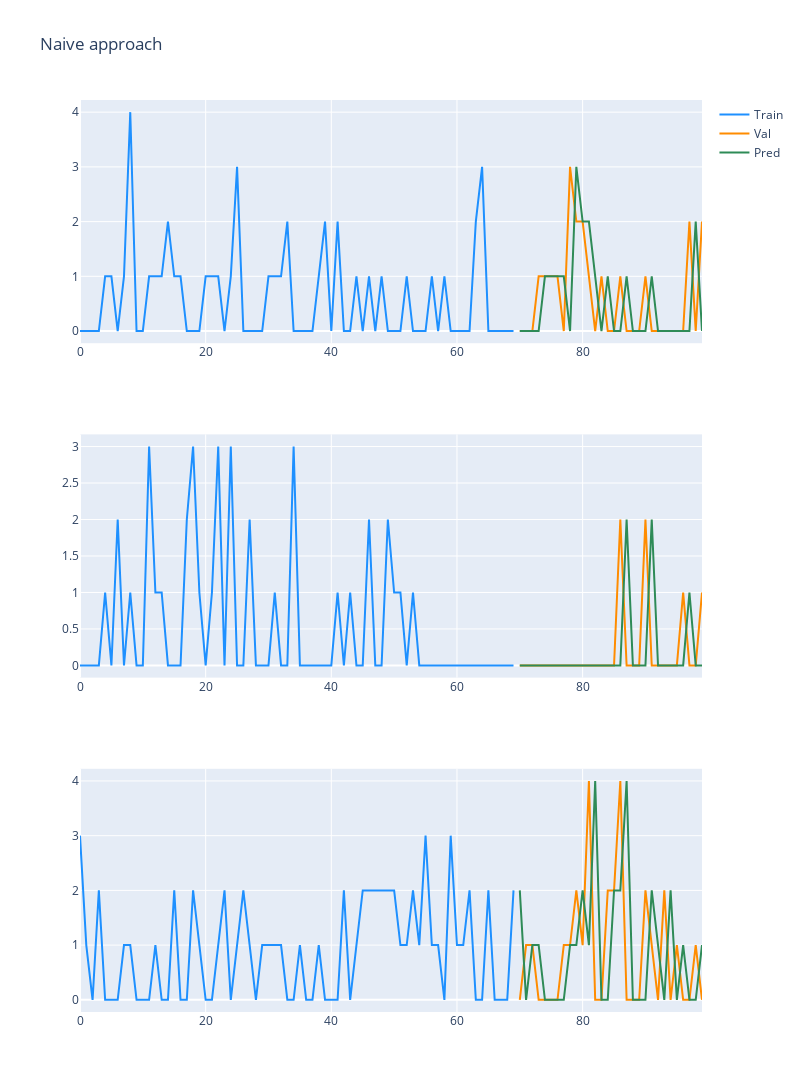

Notebook code cell kept with this figure:
### Code cell
pred_1 = predictions[0]
pred_2 = predictions[1]
pred_3 = predictions[2]

fig = make_subplots(rows=3, cols=1)

fig.add_trace(
    go.Scatter(x=np.arange(70), mode='lines', y=train_dataset.loc[0].values, marker=dict(color="dodgerblue"),
               name="Train"),
    row=1, col=1
)

fig.add_trace(
    go.Scatter(x=np.arange(70, 100), y=val_dataset.loc[0].values, mode='lines', marker=dict(color="darkorange"),
               name="Val"),
    row=1, col=1
)

fig.add_trace(
    go.Scatter(x=np.arange(70, 100), y=pred_1, mode='lines', marker=dict(color="seagreen"),
               name="Pred"),
    row=1, col=1
)

fig.add_trace(
    go.Scatter(x=np.arange(70), mode='lines', y=train_dataset.loc[1].values, marker=dict(color="dodgerblue"), showlegend=False),
    row=2, col=1
)

fig.add_trace(
    go.Scatter(x=np.arange(70, 100), y=val_dataset.loc[1].values, mode='lines', marker=dict(color="darkorange"), showlegend=False),
    row=2, col=1
)

fig.add_trace(
    go.Scatter(x=np.arange(70, 100), y=pred_2, mode='lines', marker=dict(color="seagreen"), showlegend=False,
               name="Denoised signal"),
    row=2, col=1
)

fig.add_trace(
    go.Scatter(x=np.arange(70), mode='lines', y=train_dataset.loc[2].values, marker=dict(color="dodgerblue"), showlegend=False),
    row=3, col=1
)

fig.add_trace(
    go.Scatter(x=np.arange(70, 100), y=val_dataset.loc[2].values, mode='lines', marker=dict(color="darkorange"), showlegend=False),
    row=3, col=1
)

fig.add_trace(
    go.Scatter(x=np.arange(70, 100), y=pred_3, mode='lines', marker=dict(color="seagreen"), showlegend=False,
               name="Denoised signal"),
    row=3, col=1
)

fig.update_layout(height=1200, width=800, title_text="Naive approach")
fig.show()

### Figure 1 — Plotly figure (JSON) as saved in the notebook; plotly's stock layout.template omitted (floating-point values rounded to 4 significant figures)
{"data": [{"marker": {"color": "dodgerblue"}, "mode": "lines", "name": "Train", "type": "scatter", "x": [0, 1, 2, 3, 4, 5, 6, 7, 8, 9, 10, 11, 12, 13, 14, 15, 16, 17, 18, 19, 20, 21, 22, 23, 24, 25, 26, 27, 28, 29, 30, 31, 32, 33, 34, 35, 36, 37, 38, 39, 40, 41, 42, 43, 44, 45, 46, 47, 48, 49, 50, 51, 52, 53, 54, 55, 56, 57, 58, 59, 60, 61, 62, 63, 64, 65, 66, 67, 68, 69], "xaxis": "x", "y": [0, 0, 0, 0, 1, 1, 0, 1, 4, 0, 0, 1, 1, 1, 2, 1, 1, 0, 0, 0, 1, 1, 1, 0, 1, 3, 0, 0, 0, 0, 1, 1, 1, 2, 0, 0, 0, 0, 1, 2, 0, 2, 0, 0, 1, 0, 1, 0, 1, 0, 0, 0, 1, 0, 0, 0, 1, 0, 1, 0, 0, 0, 0, 2, 3, 0, 0, 0, 0, 0], "yaxis": "y"}, {"marker": {"color": "darkorange"}, "mode": "lines", "name": "Val", "type": "scatter", "x": [70, 71, 72, 73, 74, 75, 76, 77, 78, 79, 80, 81, 82, 83, 84, 85, 86, 87, 88, 89, 90, 91, 92, 93, 94, 95, 96, 97, 98, 99], "xaxis": "x", "y": [0, 0, 0, 1, 1, 1, 1, 0, 3, 2, 2, 1, 0, 1, 0, 0, 1, 0, 0, 0, 1, 0, 0, 0, 0, 0, 0, 2, 0, 2], "yaxis": "y"}, {"marker": {"color": "seagreen"}, "mode": "lines", "name": "Pred", "type": "scatter", "x": [70, 71, 72, 73, 74, 75, 76, 77, 78, 79, 80, 81, 82, 83, 84, 85, 86, 87, 88, 89, 90, 91, 92, 93, 94, 95, 96, 97, 98, 99], "xaxis": "x", "y": [0, 0, 0, 0, 1, 1, 1, 1, 0, 3, 2, 2, 1, 0, 1, 0, 0, 1, 0, 0, 0, 1, 0, 0, 0, 0, 0, 0, 2, 0], "yaxis": "y"}, {"marker": {"color": "dodgerblue"}, "mode": "lines", "showlegend": false, "type": "scatter", "x": [0, 1, 2, 3, 4, 5, 6, 7, 8, 9, 10, 11, 12, 13, 14, 15, 16, 17, 18, 19, 20, 21, 22, 23, 24, 25, 26, 27, 28, 29, 30, 31, 32, 33, 34, 35, 36, 37, 38, 39, 40, 41, 42, 43, 44, 45, 46, 47, 48, 49, 50, 51, 52, 53, 54, 55, 56, 57, 58, 59, 60, 61, 62, 63, 64, 65, 66, 67, 68, 69], "xaxis": "x2", "y": [0, 0, 0, 0, 1, 0, 2, 0, 1, 0, 0, 3, 1, 1, 0, 0, 0, 2, 3, 1, 0, 1, 3, 0, 3, 0, 0, 2, 0, 0, 0, 1, 0, 0, 3, 0, 0, 0, 0, 0, 0, 1, 0, 1, 0, 0, 2, 0, 0, 2, 1, 1, 0, 1, 0, 0, 0, 0, 0, 0, 0, 0, 0, 0, 0, 0, 0, 0, 0, 0], "yaxis": "y2"}, {"marker": {"color": "darkorange"}, "mode": "lines", "showlegend": false, "type": "scatter", "x": [70, 71, 72, 73, 74, 75, 76, 77, 78, 79, 80, 81, 82, 83, 84, 85, 86, 87, 88, 89, 90, 91, 92, 93, 94, 95, 96, 97, 98, 99], "xaxis": "x2", "y": [0, 0, 0, 0, 0, 0, 0, 0, 0, 0, 0, 0, 0, 0, 0, 0, 2, 0, 0, 0, 2, 0, 0, 0, 0, 0, 1, 0, 0, 1], "yaxis": "y2"}, {"marker": {"color": "seagreen"}, "mode": "lines", "name": "Denoised signal", "showlegend": false, "type": "scatter", "x": [70, 71, 72, 73, 74, 75, 76, 77, 78, 79, 80, 81, 82, 83, 84, 85, 86, 87, 88, 89, 90, 91, 92, 93, 94, 95, 96, 97, 98, 99], "xaxis": "x2", "y": [0, 0, 0, 0, 0, 0, 0, 0, 0, 0, 0, 0, 0, 0, 0, 0, 0, 2, 0, 0, 0, 2, 0, 0, 0, 0, 0, 1, 0, 0], "yaxis": "y2"}, {"marker": {"color": "dodgerblue"}, "mode": "lines", "showlegend": false, "type": "scatter", "x": [0, 1, 2, 3, 4, 5, 6, 7, 8, 9, 10, 11, 12, 13, 14, 15, 16, 17, 18, 19, 20, 21, 22, 23, 24, 25, 26, 27, 28, 29, 30, 31, 32, 33, 34, 35, 36, 37, 38, 39, 40, 41, 42, 43, 44, 45, 46, 47, 48, 49, 50, 51, 52, 53, 54, 55, 56, 57, 58, 59, 60, 61, 62, 63, 64, 65, 66, 67, 68, 69], "xaxis": "x3", "y": [3, 1, 0, 2, 0, 0, 0, 1, 1, 0, 0, 0, 1, 0, 0, 2, 0, 0, 2, 1, 0, 0, 1, 2, 0, 1, 2, 1, 0, 1, 1, 1, 1, 0, 0, 1, 0, 0, 1, 0, 0, 0, 2, 0, 1, 2, 2, 2, 2, 2, 2, 1, 1, 2, 1, 3, 1, 1, 0, 3, 1, 1, 2, 0, 0, 2, 0, 0, 0, 2], "yaxis": "y3"}, {"marker": {"color": "darkorange"}, "mode": "lines", "showlegend": false, "type": "scatter", "x": [70, 71, 72, 73, 74, 75, 76, 77, 78, 79, 80, 81, 82, 83, 84, 85, 86, 87, 88, 89, 90, 91, 92, 93, 94, 95, 96, 97, 98, 99], "xaxis": "x3", "y": [0, 1, 1, 0, 0, 0, 0, 1, 1, 2, 1, 4, 0, 0, 2, 2, 4, 0, 0, 0, 2, 1, 0, 2, 0, 1, 0, 0, 1, 0], "yaxis": "y3"}, {"marker": {"color": "seagreen"}, "mode": "lines", "name": "Denoised signal", "showlegend": false, "type": "scatter", "x": [70, 71, 72, 73, 74, 75, 76, 77, 78, 79, 80, 81, 82, 83, 84, 85, 86, 87, 88, 89, 90, 91, 92, 93, 94, 95, 96, 97, 98, 99], "xaxis": "x3", "y": [2, 0, 1, 1, 0, 0, 0, 0, 1, 1, 2, 1, 4, 0, 0, 2, 2, 4, 0, 0, 0, 2, 1, 0, 2, 0, 1, 0, 0, 1], "yaxis": "y3"}], "layout": {"height": 1200, "title": {"text": "Naive approach"}, "width": 800, "xaxis": {"anchor": "y", "domain": [0, 1]}, "xaxis2": {"anchor": "y2", "domain": [0, 1]}, "xaxis3": {"anchor": "y3", "domain": [0, 1]}, "yaxis": {"anchor": "x", "domain": [0.7333, 1]}, "yaxis2": {"anchor": "x2", "domain": [0.3667, 0.6333]}, "yaxis3": {"anchor": "x3", "domain": [0, 0.2667]}}}
